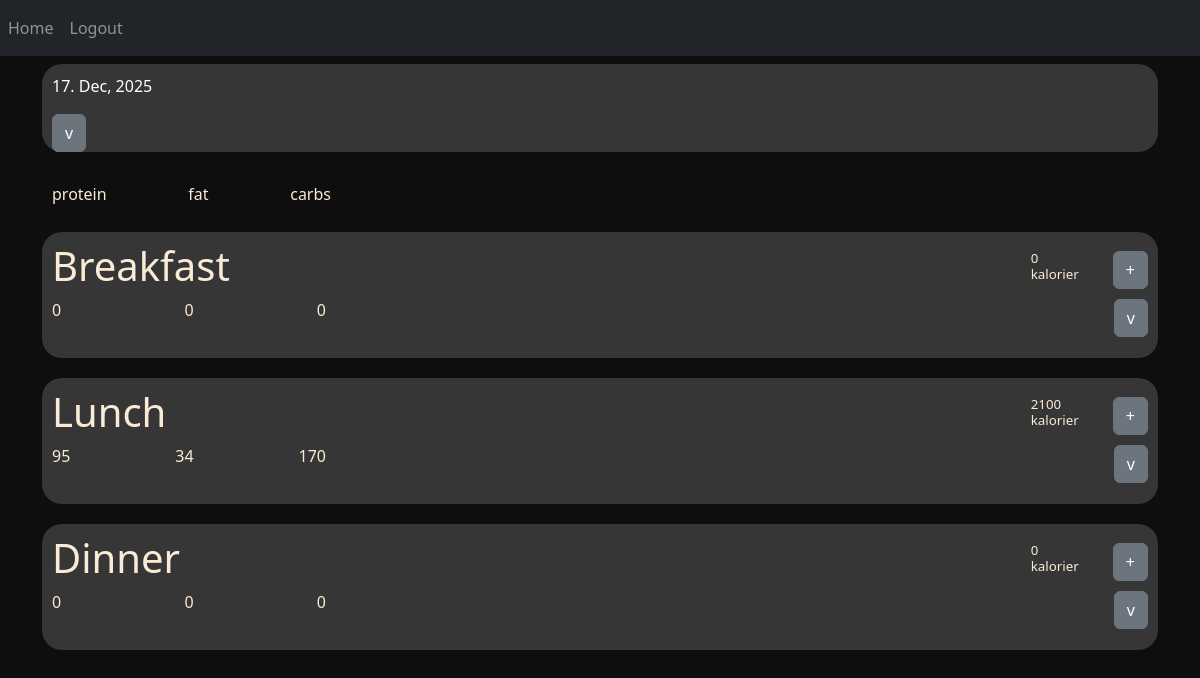
The page / (signed in) on the database as committed earlier.
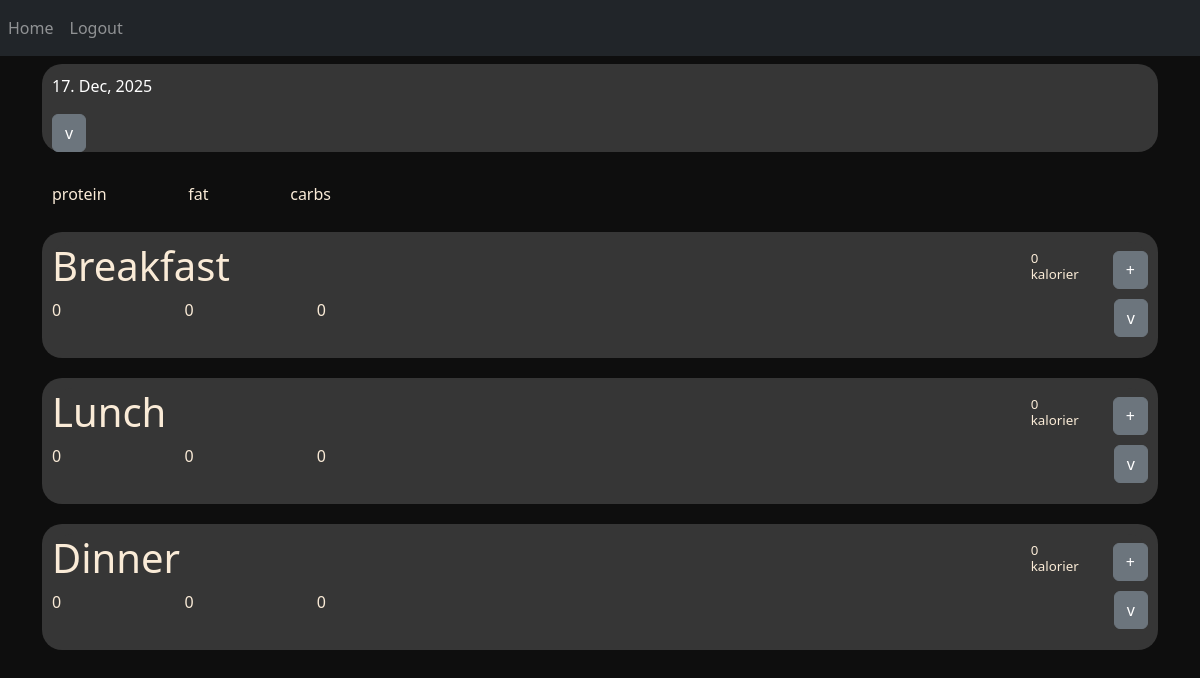
The same page on the database as committed later.
### website/models.py (models this page shows)
class Meal(db.Model):
    id = db.Column(db.Integer, primary_key=True)
    _meal = db.Column('meal', db.String(255))
    day_id = db.Column(db.Integer, db.ForeignKey('day.id'))
    @property
    def meal(self):
        return json.loads(self._meal) if self._meal else {}
    @meal.setter
    def meal(self, value):
        self._meal = json.dumps(value) if value else None
    def calculate_total_nutrition(self):
        if not self._meal:
            return None  # No meal data, return None or appropriate default value
        products_dic = loadJSON("products.json")
        total_nutrition = {"kcal": 0, "protein": 0, "fat": 0, "carbs": 0}
        for (product, amount) in self.meal.items():
            if product in products_dic:
                concentration = products_dic[product]["nutrition"]
                for nutrient, concentration_value in concentration.items():
                    total_nutrition[nutrient] += int((amount / 100) * concentration_value)
        return total_nutrition

### website/views.py (the view)
@views.route('/', methods=['GET', 'POST'])
@login_required
def home():
    if request.method == 'POST':
        mealTime = request.form.get('button')
        print(mealTime)
        return redirect(url_for('views.add_product', mealTime = mealTime))
    try:
        selectedDayId = SelectedDayId.query.first().id
        current_day = Day.query.get(selectedDayId) if selectedDayId else None
        nutrition_list = []
        existing_meals = Meal.query.filter(Meal.day_id == current_day.id).all()
        if not existing_meals:
            for i in range(3):
                new_meal = Meal(day_id = current_day.id)
                db.session.add(new_meal)
                db.session.commit()
            nutrition_list = [{"kcal": 0, "protein": 0, "fat": 0, "carbs": 0}, {"kcal": 0, "protein": 0, "fat": 0, "carbs": 0}, {"kcal": 0, "protein": 0, "fat": 0, "carbs": 0}]
        if existing_meals:
            for meal in existing_meals:
                if meal.calculate_total_nutrition():
                    nutrition_list.append(meal.calculate_total_nutrition())
                else:
                    nutrition_list.append({"kcal": 0, "protein": 0, "fat": 0, "carbs": 0})
        print(nutrition_list)
    except Exception as e:
        flash('Error occurred while retrieving data: {}'.format(str(e)), 'error')
        current_day = None
    return render_template("home.html", user=current_user, current_day=current_day, nutrition_list=nutrition_list)

### website/__init__.py (called while the page is built)
def create_app():
    app = Flask(__name__)
    app.config['SECRET_KEY'] = 'hjshjhdjah kjshkjdhjs'
    app.config['SQLALCHEMY_DATABASE_URI'] = f'sqlite:///{DB_NAME}'
    db.init_app(app)
    from .views import views
    from .auth import auth
    app.register_blueprint(views, url_prefix='/')
    app.register_blueprint(auth, url_prefix='/')
    from .models import User, Day
    with app.app_context():
        db.create_all()
    login_manager = LoginManager()
    login_manager.login_view = 'auth.login'
    login_manager.init_app(app)
    @login_manager.user_loader
    def load_user(id):
        return User.query.get(int(id))
    return app

### website/models.py (called while the page is built)
def loadJSON(file_path):
    with open(file_path) as json_file:
        file_contents = json_file.read()
    dict = json.loads(file_contents)
    return dict

### website/templates/home.html (shortened to what this page needs)
{% extends "base.html" %} {% block title %}Home{% endblock %} {% block content
    %}
<div style="background-color: rgb(54, 54, 54); padding-left: 10px; padding-right: 10px; padding-top:10px; border-radius: 20px; margin-bottom: 20px;">
  <div>
    <p id="displayDate" style="color: white;"></p>
  </div>
  <button class="btn btn-secondary" type="button" data-bs-toggle="collapse" data-bs-target="#top-calender" aria-expanded="false" aria-controls="top-calender">
    v
  </button>
</div>
<div>
  <ul class="list-group list-group-flush" id="notes">
    {% if current_day %}
        {% set meal_types = ['Breakfast', 'Lunch', 'Dinner'] %}
        <div style="display: flex; flex-direction: row; margin: 10px; justify-content: space-between; width: 25%;">
          <p style="color: antiquewhite;"> protein </p>
          <p style="color: antiquewhite;"> fat </p>
          <p style="color: antiquewhite;"> carbs </p>
        </div>
        {% for meal in current_day.meals %}
        <div style="background-color: rgb(54, 54, 54); padding-left:10px; padding-right:10px;padding-top:10px; border-radius: 20px; margin-bottom: 20px;">
          <div style="background-color: rgb(54, 54, 54); border-top-left-radius: 20px; border-top-right-radius: 20px;">
            <div class="d-inline-flex gap-1" style="display: flex; flex-direction: row; align-items: center; justify-content: space-between; width: 100%;">
              <h1 style="color: antiquewhite; ">{{ meal_types[loop.index - 1] }}</h1>
                <div style="display: flex; flex-direction: row; justify-content: right; align-items: center; width: 25%; align-items: center;">
                  <h4 style="color: antiquewhite; margin-right: 10%; font-size: smaller; width: 20%;">{{ nutrition_list[loop.index - 1]["kcal"] }} kalorier</h4>
                  <form action="/" method="post">
                    <button class="btn btn-secondary" name="button" type="submit" value="{{loop.index - 1}}">
                      <a class="nav-item nav-link" id="add_product" >+</a>
                    </button>
                  </form>
                </div>
            </div>
          </div>
          <div style="margin-bottom: 20px; ">
            <div  id="parentDiv{{loop.index}}" style="display: flex; flex-direction: row; justify-content: space-between; align-items: center; background-color: rgb(54, 54, 54);" >
                <div style="display: flex; flex-direction: row; align-items: center; justify-content: space-between; width: 25%;">
                  <p style="color: antiquewhite;"> {{ nutrition_list[loop.index - 1]["protein"] }} </p>
                  <p style="color: antiquewhite;"> {{ nutrition_list[loop.index - 1]["fat"] }} </p>
                  <p style="color: antiquewhite;"> {{ nutrition_list[loop.index - 1]["carbs"] }} </p>
                </div>
                <button class="btn btn-secondary" type="button" data-bs-toggle="collapse" data-bs-target="#collapseExample{{loop.index}}" aria-expanded="false" aria-controls="collapseExample">
                  v
                </button>
            </div>
          </div>
        </div>
        {% endfor %}
    {% else %}
        <p style="color: antiquewhite;">No meals recorded for today.</p>
    {% endif %}
  </ul>
</div>
{% endblock %}

### website/templates/base.html (shortened to what this page needs)
<!DOCTYPE html>
<html>
  <head>
    <link
      rel="stylesheet"
      href="https://stackpath.bootstrapcdn.com/bootstrap/4.4.1/css/bootstrap.min.css"
    />
    <link
      rel="stylesheet"
      href="https://stackpath.bootstrapcdn.com/font-awesome/4.7.0/css/font-awesome.min.css"
    />
    <link href="https://cdn.jsdelivr.net/npm/bootstrap@5.3.3/dist/css/bootstrap.min.css" rel="stylesheet">
  </head>
  <body style="background-color: rgb(14, 14, 14);">
    <nav class="navbar navbar-expand-lg navbar-dark bg-dark">
      <div class="collapse navbar-collapse" id="navbar">
        <div class="navbar-nav">
          {% if user.is_authenticated %}
          <a class="nav-item nav-link" id="home" href="/">Home</a>
          <a class="nav-item nav-link" id="logout" href="/logout">Logout</a>
          {% else %}
          <a class="nav-item nav-link" id="login" href="/login">Login</a>
          <a class="nav-item nav-link" id="signUp" href="/sign-up">Sign Up</a>
          {% endif %}
        </div>
      </div>
    </nav>
    <div class="container">{% block content %} {% endblock %}</div>
  </body>
</html>

Rows that differ between the two databases and show on the page:
no longer on this page (row unchanged): Meal: meal_types "Lunch", nutrition_list "2100", nutrition_list "95", nutrition_list "34", nutrition_list "170"
added Meal: meal_types "Lunch", nutrition_list "0"
